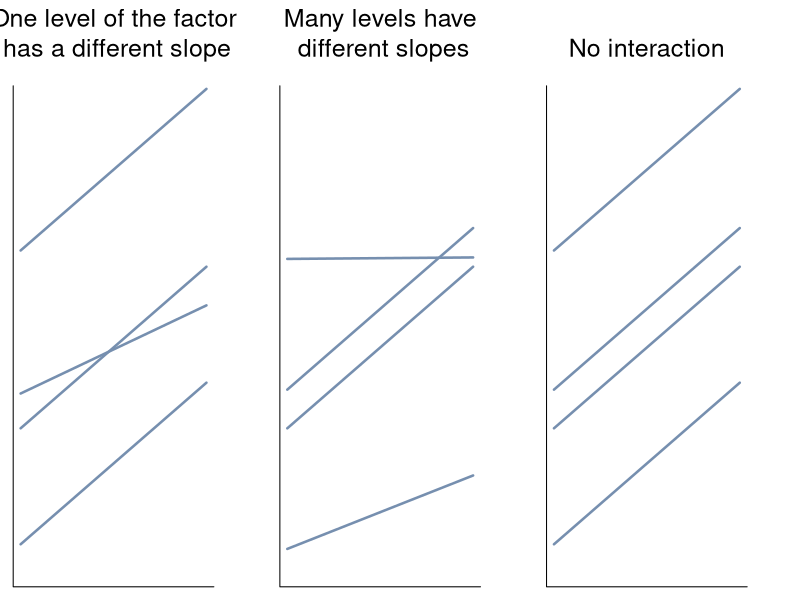
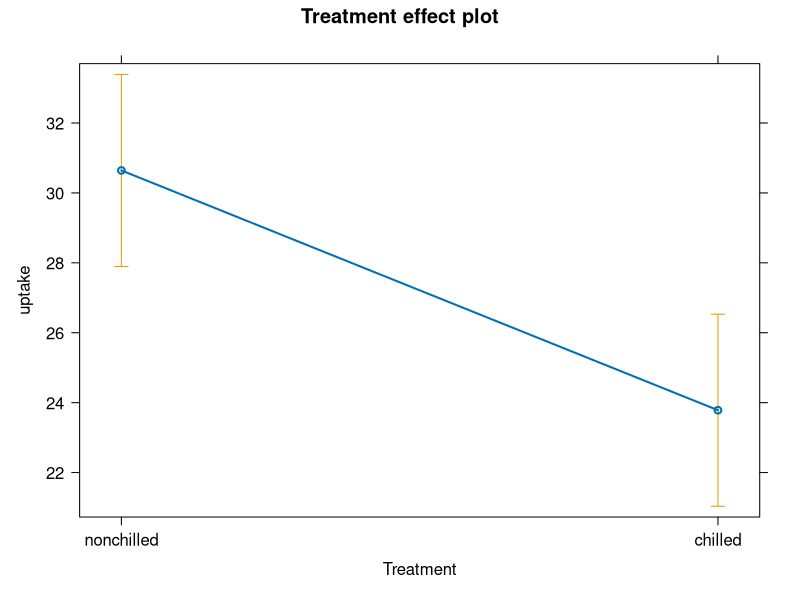
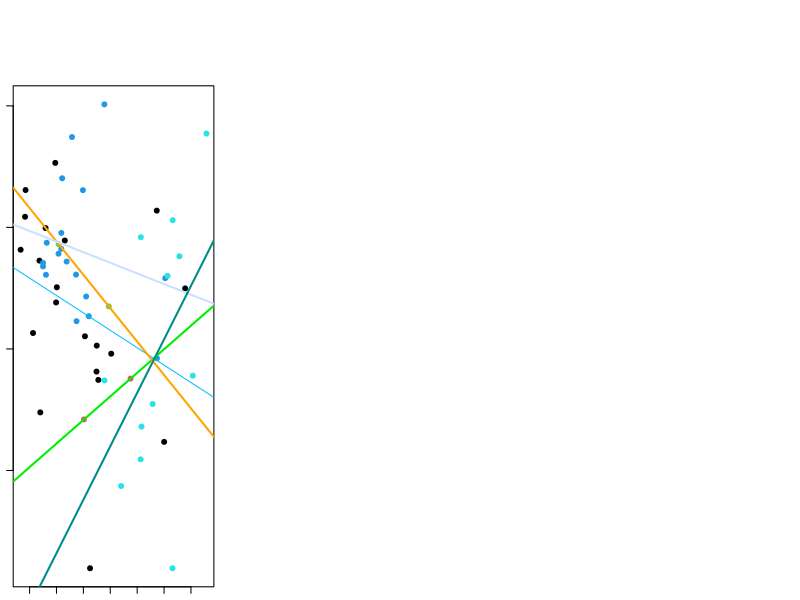

R code for these plots, in order:
## ---- chunk 1
# data and all requirements
library(car)
library(effects)
bird <- read.csv('data/birdsdiet.csv')

bird$logMass <- log(bird$Mass)
bird$logMaxAbund <- log(bird$MaxAbund)
bird$Diet <- as.factor(bird$Diet)
## ---- chunk 2
## functions
f1 <- function(x, a, b) {
  return(x*a+b)
}
# conf for plot
col = rgb(118, 143, 175, maxColorValue = 255)
x <- 1:20
par(mfrow = c(1, 3), mar = c(1, 1, 6.5, 4))
# plot 1
plot(x, f1(x, a=1.1,b=2), ylim = c(0, 60), type = 'l', lwd = 2.5, xaxt = "n", yaxt = "n", xlab = "", ylab = "", bty='l', col = col)
lines(f1(x, a=1.1,b=17), lwd = 2.5, col = col)
lines(f1(x, a=0.6,b=22), lwd = 2.5, col = col)
lines(f1(x, a=1.1,b=40), lwd = 2.5, col = col)
mtext('One level of the factor\n has a different slope', side = 3, line = 2, cex = 1.5)
# plot 2
plot(x, f1(x, a=.5,b=2), ylim = c(0, 60), type = 'l', lwd = 2.5, xaxt = "n", yaxt = "n", xlab = "", ylab = "", bty='l', col = col)
lines(f1(x, a=1.1,b=17), lwd = 2.5, col = col)
lines(f1(x, a=1.1,b=22), lwd = 2.5, col = col)
lines(f1(x, a=0.01,b=40), lwd = 2.5, col = col)
mtext('Many levels have\n different slopes', side = 3, line = 2, cex = 1.5)
# plot 3
plot(x, f1(x, a=1.1,b=2), ylim = c(0, 60), type = 'l', lwd = 2.5, xaxt = "n", yaxt = "n", xlab = "", ylab = "", bty='l', col = col)
lines(f1(x, a=1.1,b=17), lwd = 2.5, col = col)
lines(f1(x, a=1.1,b=22), lwd = 2.5, col = col)
lines(f1(x, a=1.1,b=40), lwd = 2.5, col = col)
mtext('No interaction', side = 3, line = 2, cex = 1.5)
## ---- chunk 3
ancova.example <- lm(uptake ~ conc*Treatment, data=CO2)
anova(ancova.example)
## ---- chunk 4

adj.means.ex <- effect('Treatment', ancova.example)
plot(adj.means.ex)
## ---- chunk 5
str(bird)
## ---- chunk 6
# If you did the section on Contrasts above, you will need to reset the contrast to Treatment for ease of
# comparison using the ''options()'' function
# Otherwise, skip the first line of code below
options(contrasts=c("contr.treatment", "contr.poly"))

#solution
ancov1 <- lm(logMaxAbund ~ logMass*Diet, data=bird)
anova(ancov1)

summary(ancov1)

## ---- chunk 7
coef(ancov1)


plot(logMaxAbund~logMass, data=bird, col=Diet, pch=19, ylab=expression("log"[10]*"(Maximum Abundance)"),
     xlab=expression("log"[10]*"(Mass)"))
abline(a=coef(ancov1)[1],b=coef(ancov1)[2], col="deepskyblue1")
abline(a=sum(coef(ancov1)[1]+coef(ancov1)[3]),b=sum(coef(ancov1)[2]+coef(ancov1)[7]),col="green2", lwd=2)
abline(a=sum(coef(ancov1)[1]+coef(ancov1)[4]),b=sum(coef(ancov1)[2]+coef(ancov1)[8]),col="orange1", lwd=2)
abline(a=sum(coef(ancov1)[1]+coef(ancov1)[5]),b=sum(coef(ancov1)[2]+coef(ancov1)[9]),col="lightsteelblue1",
       lwd=2)
abline(a=sum(coef(ancov1)[1]+coef(ancov1)[6]),b=sum(coef(ancov1)[2]+coef(ancov1)[10]),col="darkcyan", lwd=2)
